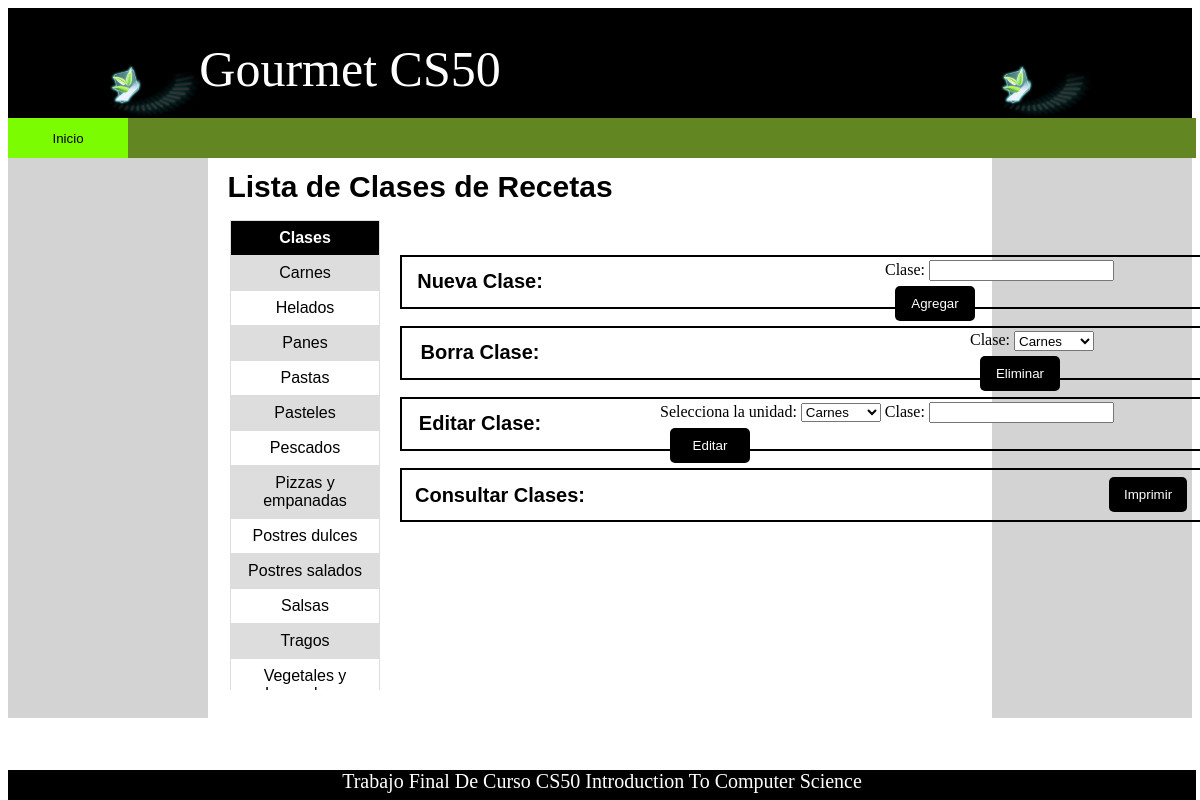
/clase_recetas, run on the app's committed database.
### tables this page shows
CREATE TABLE "ClasePrepa" (
	"CodClasePrepa"	INTEGER UNIQUE,
	"ClasePrepa"	TEXT UNIQUE,
	PRIMARY KEY("CodClasePrepa")
);

### GourmetCS50/app.py (the view)
@app.route('/clase_recetas')
def clase_recetas():
    conn = sqlite3.connect('GourmetCS50.db')
    cursor = conn.cursor()
    cursor.execute('SELECT * FROM ClasePrepa ORDER BY ClasePrepa')
    clases = cursor.fetchall()
    conn.close()
    return render_template('Clase_recetas.html', clases=clases)

### templates/Clase_Recetas.html (shortened to what this page needs)
<!DOCTYPE html>
<html lang="es" class="htmlstd html5">
<head>
    <link rel="stylesheet" type="text/css" href="{{ url_for('static', filename='Indexcss.css') }}">
</head>
<body>
    <div class="ImagenTitulo1-cont">
        <img src="{{ url_for('static', filename='HYBRID_LOGO.PNG') }}">
    </div>
    <div class="ImagenTitulo2-cont">
        <img src="{{ url_for('static', filename='HYBRID_LOGO.PNG') }}">
    </div>
    <div class="rectangulo"></div>
    <header id="cabeceraIndex">
        <p id="titulo">Gourmet CS50</p>
    </header>
    <div class="menu">
        <button class="buttonmenu" onclick="location.href='index'">Inicio</button>
    </div>
    <p id="titulo-listaRecetas">Lista de Clases de Recetas</p>
    <p id="titulo-Nueva">Nueva Clase:</p>
    <p id="titulo-Borrar">Borra Clase:</p>
    <p id="titulo-Editar">Editar Clase:</p>
    <p id="titulo-Imprimir-clases">Consultar Clases:</p>
    <nav></nav>
    <section>
        <article>
            <div id="tabla-container">
                <table>
                    <tr>
                        <th>Clases</th>
                    </tr>
                    {% for clase in clases %}
                        <tr>
                            <td>{{ clase[1] }}</td>
                        </tr>
                    {% endfor %}
                </table>
            </div>
            <div class="rectangulo1"></div>
            <div class="rectangulo2"></div>
            <div class="rectangulo3"></div>
            <div class="rectangulo4"></div>
            <button class="buttonabm" onclick="location.href='reporte_clases'">Imprimir</button>
        </article>
        <article>
            <form method="post" action="{{ url_for('validar_clase') }}" class="formClases">
                <div>
                    <label for="claseInput">Clase:</label>
                    <input type="text" id="claseInput" name="clase" required>
                    <button type="submit" class="buttonabmunidades">Agregar</button>
                </div>
            </form>
            <form method="post" action="{{ url_for('eliminar_clase') }}" class="formEliminarClase">
                <div>
                    <label for="claseInput">Clase:</label>
                    <select id="claseEliminarInput" name="clase_id" required>
                        {% for clase in clases %}
                            <option value="{{ clase[0] }}">{{ clase[1] }}</option>
                        {% endfor %}
                    </select>
                    <button type="submit" class="buttonabmunidades">Eliminar</button>
                </div>
            </form>
            <form id="formEditarClase" method="post" action="{{ url_for('validar_edicion_clase') }}" class="formEditarClase">
                <div>
                    <label for="claseComboBox">Selecciona la unidad:</label>
                    <select id="claseComboBox" name="clase_id" required onchange="actualizarTextBox()">
                        {% for clase in clases %}
                            <option value="{{ clase[0] }}">{{ clase[1] }}</option>
                        {% endfor %}
                    </select>
                    <label for="claseEdit">Clase:</label>
                    <input type="text" id="claseEdit" name="claseNueva" required>
                    <button type="submit" class="buttonabmunidades">Editar</button>
                </div>
            </form>
        </article>
    </section>
<footer id="text-footer">
    Trabajo Final De Curso CS50 Introduction To Computer Science
</footer>
</body>
</html>

### static/Indexcss.css (style rules this page uses)
#cabeceraIndex { background-color:black; height:110px; }
#titulo { margin-top: 40px; position: absolute; top: 0px; left: 100px; width: 500px; height: 50px; text-align: center; color: white; font-size: 50px; }
.rectangulo { margin-top: 118px; position: absolute; top: 0px; width:99%; height: 40px; background-color:rgb(97, 134, 34); }
#titulo-Nueva { margin-top: 170px; position: absolute; top: 100px; left: 230px; width: 500px; height: 50px; text-align: center; color: black; font-family: Arial, Arial, Helvetica, sans-serif; font-size: 20px; font-weight: bold; }
#titulo-Borrar { margin-top: 170px; position: absolute; top: 171px; left: 230px; width: 500px; height: 50px; text-align: center; color: black; font-family: Arial, Arial, Helvetica, sans-serif; font-size: 20px; font-weight: bold; }
#titulo-Editar { margin-top: 170px; position: absolute; top: 242px; left: 230px; width: 500px; height: 50px; text-align: center; color: black; font-family: Arial, Arial, Helvetica, sans-serif; font-size: 20px; font-weight: bold; }
.ImagenTitulo1-cont { margin-top: 0px; margin-left: 0px; position:absolute; top: 0px; left: 0px; transform: scale(0.3); }
.ImagenTitulo2-cont { margin-top: 0px; position:absolute; top:0px; right:0px; transform: scale(0.3); }
footer { background-color:black; height:30px; clear: both; text-align: center; position: fixed; bottom: 0; width: 99% }
#text-footer { font-size: 20px; color: white; }
nav { background-color:lightgrey; float: left; height:600px; width: 200px; }
section { height:0px; margin: 210px; }
.menu { position:absolute; top: 118px; left: 8px; display:flex; justify-content:left; width: 120px; }
.buttonmenu { padding: 10px 30px; height: 40px; width: 120px; background-color:lawngreen; color: black; border: none; border-radius: 0px; cursor: pointer; }
.buttonabm { background-color: black; color: white; border: none; padding: 10px 15px; margin: 25px; border-radius: 5px; cursor: pointer; outline: none; margin-bottom: 10px; position: absolute; top:452px; left:1084px; }
.buttonabmunidades { background-color: black; color: white; border: none; padding: 10px 15px; margin: 5px; border-radius: 5px; cursor: pointer; outline: none; }
.buttonabmunidades { margin-left: 10px; width: 80px; }
.rectangulo1 { width: 700px; height: 50px; border: 2px solid black; background-color: transparent; position: absolute; top:255px; left:500px; }
.rectangulo2 { width: 700px; height: 50px; border: 2px solid black; background-color: transparent; position: absolute; top: 326px;px; left:500px; }
.rectangulo3 { width: 700px; height: 50px; border: 2px solid black; background-color: transparent; position: absolute; top:397px; left:500px; }
.rectangulo4 { width: 700px; height: 50px; border: 2px solid black; background-color: transparent; position: absolute; top:468px; left:500px; }
#titulo-listaRecetas { margin-top: 170px; position: absolute; top: 0px; left: 100px; width: 500px; height: 50px; text-align: center; color: black; font-family: Arial, Arial, Helvetica, sans-serif; font-size: 30px; font-weight: bold; }
#titulo-Imprimir-clases { margin-top: 170px; position: absolute; top: 314px; left: 250px; width: 500px; height: 50px; text-align: center; color: black; font-family: Arial, Arial, Helvetica, sans-serif; font-size: 20px; font-weight: bold; }
.formClases div { margin-right: 10px; position: absolute; top:260px; left:885px; }
.formEliminarClase div { margin-right: 10px; position: absolute; top: 331px; left: 970px; height: 20px; }
.formEliminarClase select { vertical-align: middle; height: 100%; padding: 0px; height: 20px; width: 80px; }
.formEditarClase div { margin-right: 10px; position: absolute; top:402px; left:660px; height: 20px; }
.formEditarClase select { width: 80px; }
#titulo-listaRecetas { margin-top: 170px; position: absolute; top: 0px; left: 170px; width: 500px; height: 50px; text-align: center; color: black; font-family: Arial, Arial, Helvetica, sans-serif; font-size: 30px; font-weight: bold; }

### data on the page
ClasePrepa: ClasePrepa "Carnes"
ClasePrepa: ClasePrepa "Helados"
ClasePrepa: ClasePrepa "Panes"
ClasePrepa: ClasePrepa "Pastas"
ClasePrepa: ClasePrepa "Pasteles"
ClasePrepa: ClasePrepa "Pescados"
ClasePrepa: ClasePrepa "Pizzas y empanadas"
ClasePrepa: ClasePrepa "Postres dulces"
ClasePrepa: ClasePrepa "Postres salados"
ClasePrepa: ClasePrepa "Salsas"
ClasePrepa: ClasePrepa "Tragos"
ClasePrepa: ClasePrepa "Vegetales y…"

### other printed values
form field clase_id "Carnes"
